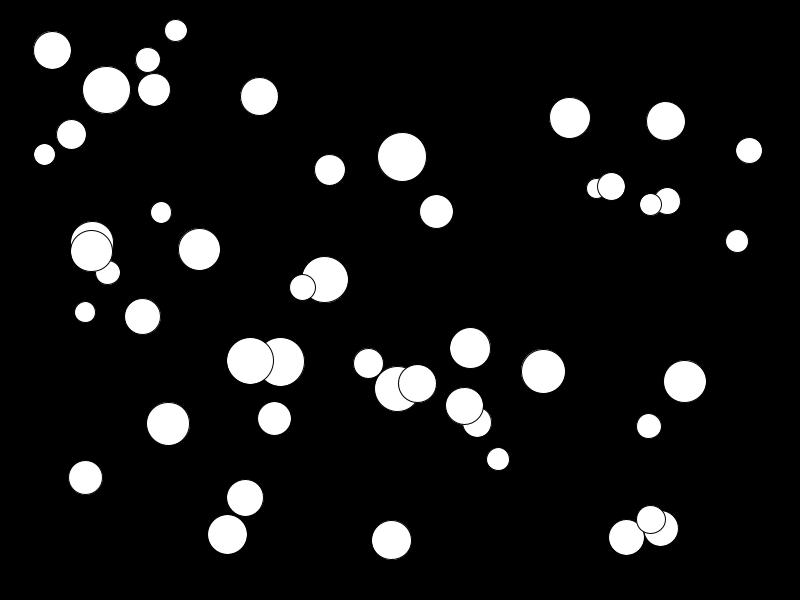
Frame 1 (no input)
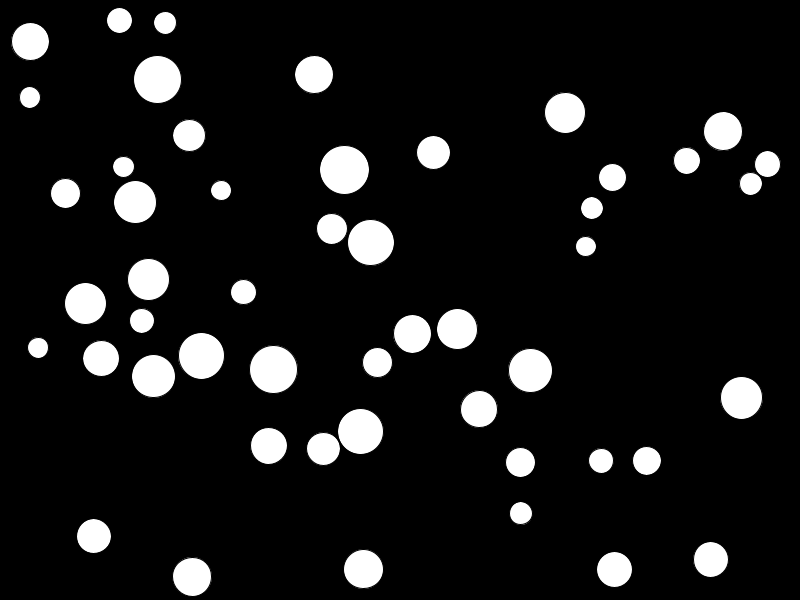
Frame 60 (the mouse pressed at the canvas centre just before this capture)
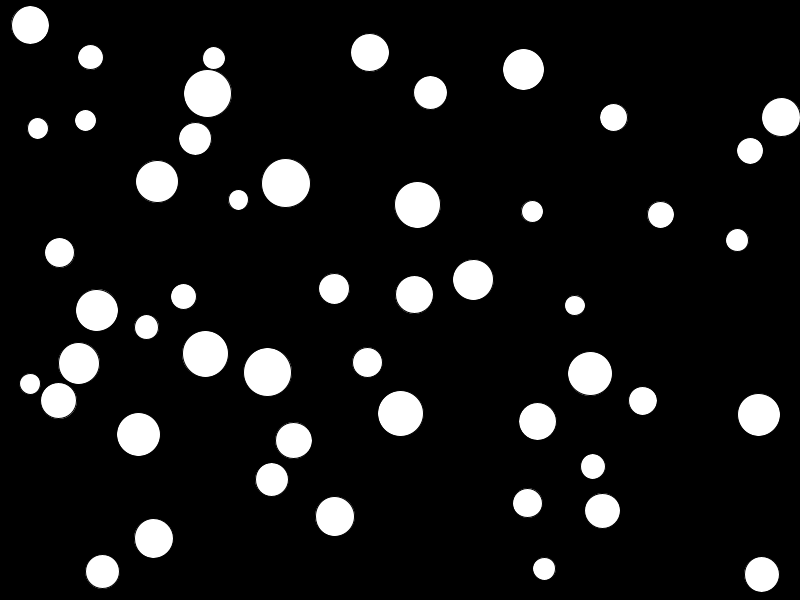
Frame 120 (the mouse held since frame 60 and released just before this capture)

The Processing sketch that drew these frames (run headless with seeded random() and noise(); from frame 60 on, the mouse is pressed at the canvas centre):

// Processing sketch: CollidingBalls
// ── CollidingBalls.pde
int count = 50;
PVector [] loc = new PVector [count];
PVector [] vel = new PVector [count];
PVector [] acc = new PVector  [count];
float [] sz = new float [count];


void setup() {
  size(800, 600);
  for (int i = 0; i < count; i++) {
    sz[i] = random(20, 50);
    loc[i] = new PVector(random(sz[i], width-sz[i]), random(sz[i], height-sz[i]));
    vel[i] = PVector.random2D();
    acc[i] = new PVector(0, 0);
  }
}

void draw() {
  background(0);

  //move ball
  for (int i = 0; i < count; i++) {
    vel[i].add(acc[i]);
    loc[i].add(vel[i]);

    //circles touching?
    for (int j = 0; j < count; j++) {
      if (i != j){
        if (loc[i].dist(loc[j]) < sz[i]/2 + sz[j]/2) {
          if (loc[i].x < loc[j].x) {
            vel[i].x = -abs(vel[i].x);
            vel[j].x = abs(vel[j].x);
          } else {
            vel[i].x = abs(vel[i].x);
            vel[j].x = -abs(vel[j].x);
          }
          if (loc[i].y < loc[j].y) {
            vel[i].y = -abs(vel[i].y);
            vel[j].y = abs(vel[j].y);
          } else {
            vel[i].y = abs(vel[i].y);
            vel[j].y = -abs(vel[j].y);
          }
        }
      }
    }

    //draw ball
    ellipse(loc[i].x, loc[i].y, sz[i], sz[i]);

    //bounce ball
    if (loc[i].x + sz[i]/2 > width || loc[i].x - sz[i]/2 < 0) {
      vel[i].x *= -1;
    }
    if (loc[i].y + sz[i]/2 > height || loc[i].y - sz[i]/2 < 0) {
      vel[i].y *= -1;
    }
  }
}

void mouseReleased() {
  loc[0].set(mouseX, mouseY);
}
